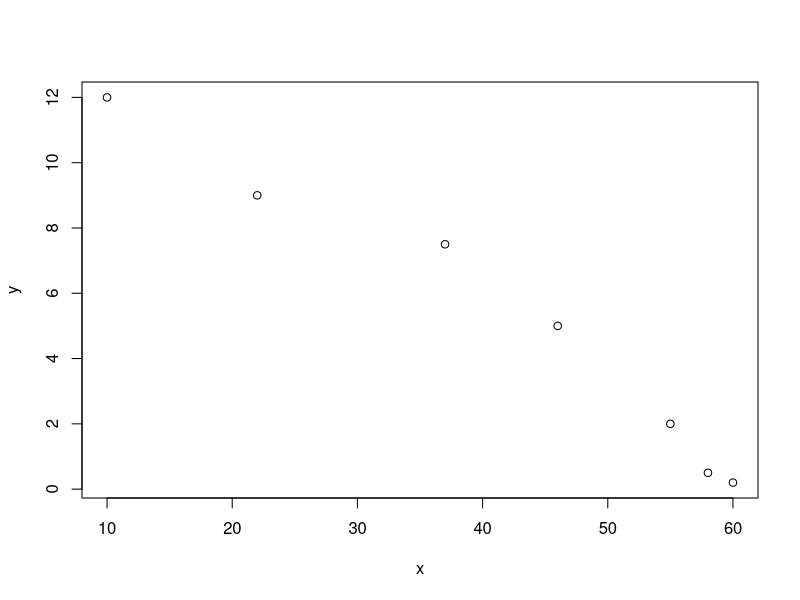
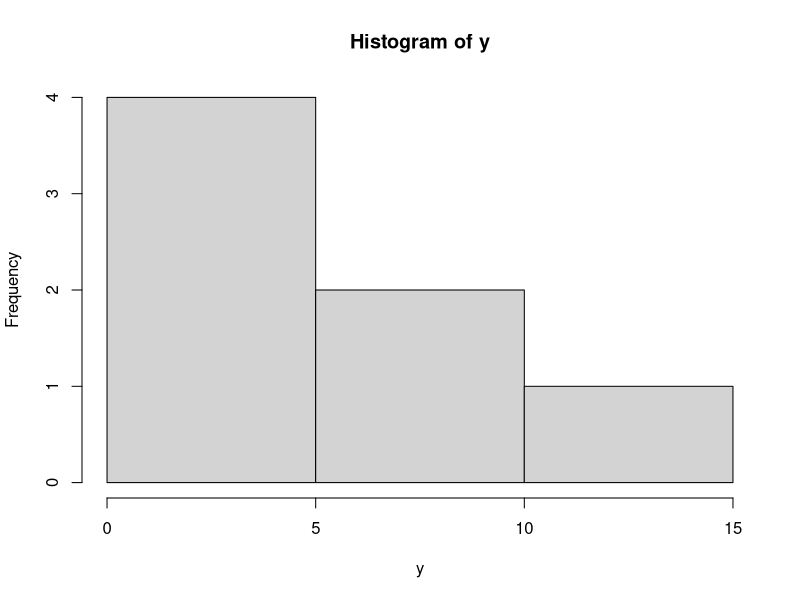
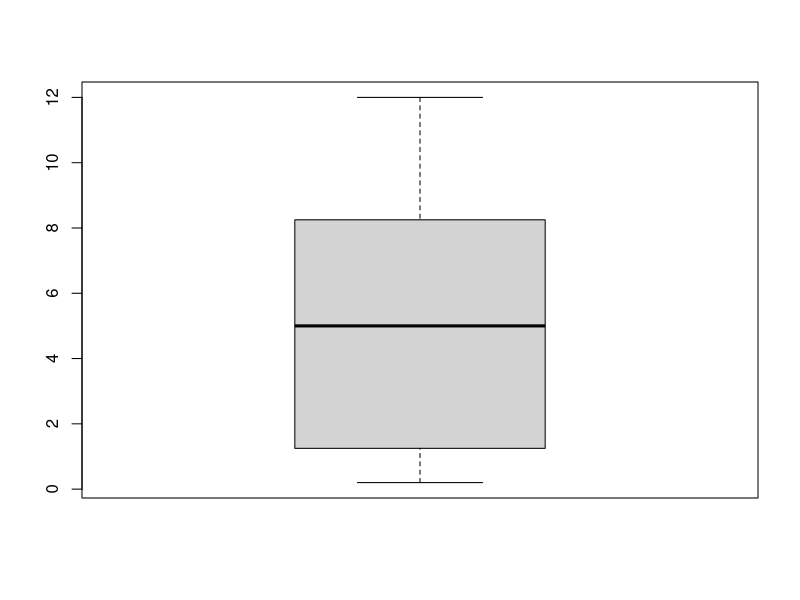
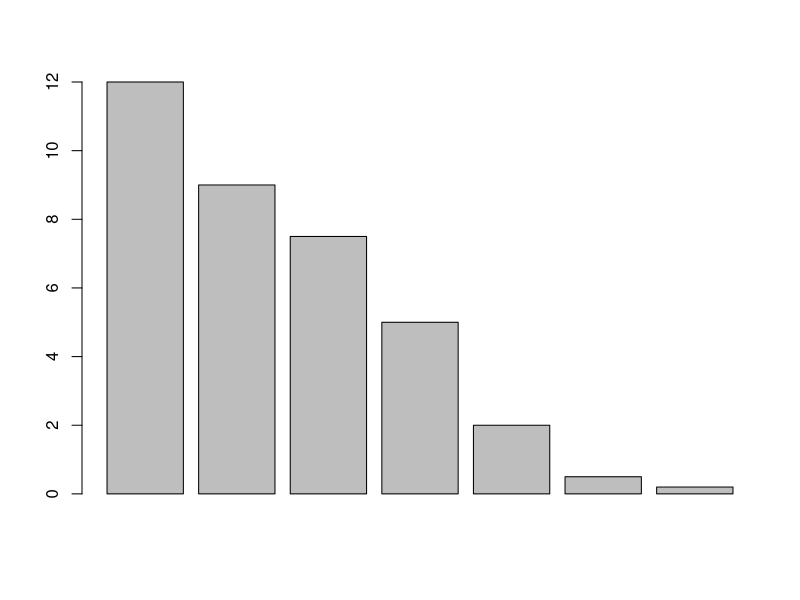
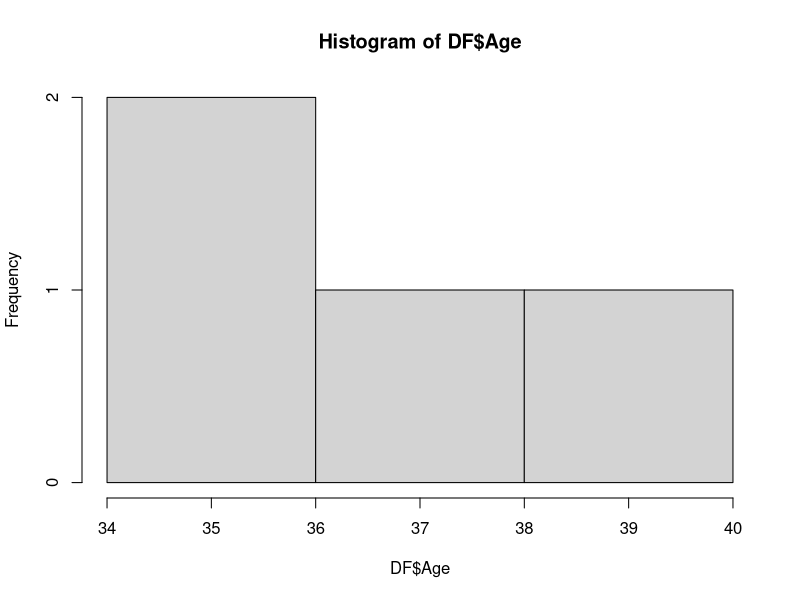

Recreate these plots in R, in order.

# R Fundamentals and Startups

# 1 Raise 12 to the second power
12^2
12**2
# 2 Find the square root of 169.
169^.5
169**.5
sqrt(169)

# 3 Raise  1/8 to the third power
(1/8)**3         
(1/8)^3
(1/8)*(1/8)*(1/8)

# 4 Evaluate 6 times the difference between between the square
# of 5 and 3.
6*(5^2 - 3)

# Logarithms

# 5 Evaluate log(1000)   (common log,  base 10)
log10(1000)   

# 6a Evaluate ln(1000)    (Natural log,  base e)
log(1000)  

# Calculations for bases other than e or 10

# 6b Evaluate log343 base 7
log(343, base = 7)

# 6c Evaluate log 625 base 5
log(625, base = 5)

# Finding Quotients and Remainders

# 6d
# Use R coding to find the Quotient when 13 is divided by 4
# Use the operator %/%
13%/%4

# 6e
# Use R coding to find the Remainder when 13 is divided by 4
# Use the operator %%

13%%4


# 7 Write all integers 1 to 25 inclusive in ascending order
# Use the : operator

1:25

# 8 Write all integers 1 to 25 inclusive in descending order

25:1

# 9 Find the sum of all integers 1 to 25. 

sum(1:25)

# 10 Find the mean of all integers 1 to 25. 

mean(1:25)

# 11 Find the median of all integers 1 to 25. 

median(1:25)

# 12 Find the mean, median, and other statistical indicators

summary(1:25)

# 13 Round 7.2557 to the nearest tenth

round(7.2557, digits= 1)


# 14 Round 7.2557 to the nearest thousandths

round(7.2557, digits= 3)

# 15 Divide  16 by 8

16/8

# 16 Divide 1 by 7 and then round the answer to the nearest
# hundredth (use one line of code)

round((1/7),  digits = 2)

# 17a Find the numerical approximation for pi.   
# (We should get  3.141593)

pi

# 17b Use R code to find an approximation for e !!
# We should get approximately 2.7182818

#VECTOR  USAGE

# 18  Create a vector to find the mean of a set of numbers.
# Find the mean of 17 , 6, 10, 12
x <- c(17,6,10,12)
x

mean(x)


# 19  Create a vector to find the median of a set of numbers.  Find the median of 17 , 6, 10, 12

x <- c(17,6,10,12)
x

median(x)


# 20 Create a vector to find the 1st and third quartiles value
# of a set of numbers. Find the 1st and 3rd quartiles of the 
# numbers 17 , 6, 10, 12

x <- c(7,6,10,12)
x

summary(x)


# Using R to write a function

# 21  Write a function  to find the area of a square.   
# ( A =  s^2)

A <- function(s)
{s^2
 return(s^2)
}
# Find the area of a square whose sides are 12 inches
  A(12)


#22  Write a function to find simple interest   (I = prt)
  
  I <- function(p,r,t)
  {p*r*t
    return(p*r*t)
  }
# Find simple interest if $200 is invested at 5% for 2 years.
  I(200,.05, 2)
  
  # Copy, Paste, and Substitute for new calculations
  
  
  
#23  Use R code to write a function that calculates a weighted 
  #  average if chapter exams account for 40% of your grade,
  #  homework accounts for 30% of your grade,  classwork accounts
  #  for 10% of your grade, and the final exam
  #  accounts for 20% of your grade.
  #  (WA  = .40CE + .30HW + .10CW + .20FE)
WA <- function(CE,HW,CW,FE)
{.40*CE + .30*HW + .10*CW + .20*FE
  return(.40*CE + .30*HW + .10*CW + .20*FE)
}
# Now find the weighted average if a student has a chapter exam 
# average of 80, a homework average of 84, a classwork
# average of 76, and a final exam score of 78.
WA(80,84,76,78)

# STAT 614 only
# Using R to find statistical summary values and to create graphs
# and plots

# Let's create a scatter plot

x<- c(10,22,37,46,55,58,60)
x

y<-c(12,9,7.5,5,2,.5,.2)
y

plot(x,y)

# Let's create a histogram

hist(y)

# Let's create a boxplot

boxplot(y)

# Let's create a barplot

barplot(y)

# Let's find important quantitative summaries for the
# data (y)

summary(y)

# Let's create a stem and leaf plot

x<- c(10,22,37,46,55,58,60)
x

stem(x, scale = 2)

# Using R code to create a data frame.

# Example  Use R code to create the following data frame

#   Name Age Gender
#1  Bill  34  Male
#2  Anne  37  Female
#3 Frank  40  Male
#4  Mary  36  Female


# Solution

Name  <- c("Bill", "Anne", "Frank", "Mary")
Name
Age <- c(34, 37, 40, 36)
Age
Gender <- c("Male", "Female", "Male", "Female")
Gender

DF <- data.frame(Name, Age, Gender)
DF

# Finding statistical summaries and graphs for a variable of a data frame

#  Find the mean age of the data frame
mean(DF$Age)
#  Find the median age of the data frame
median(DF$Age)
#  Find  multiple statistical summary values for age
summary(DF$Age)

# Create a histogram for the variable AGE of the data frame.

hist(DF$Age)



q()
y
